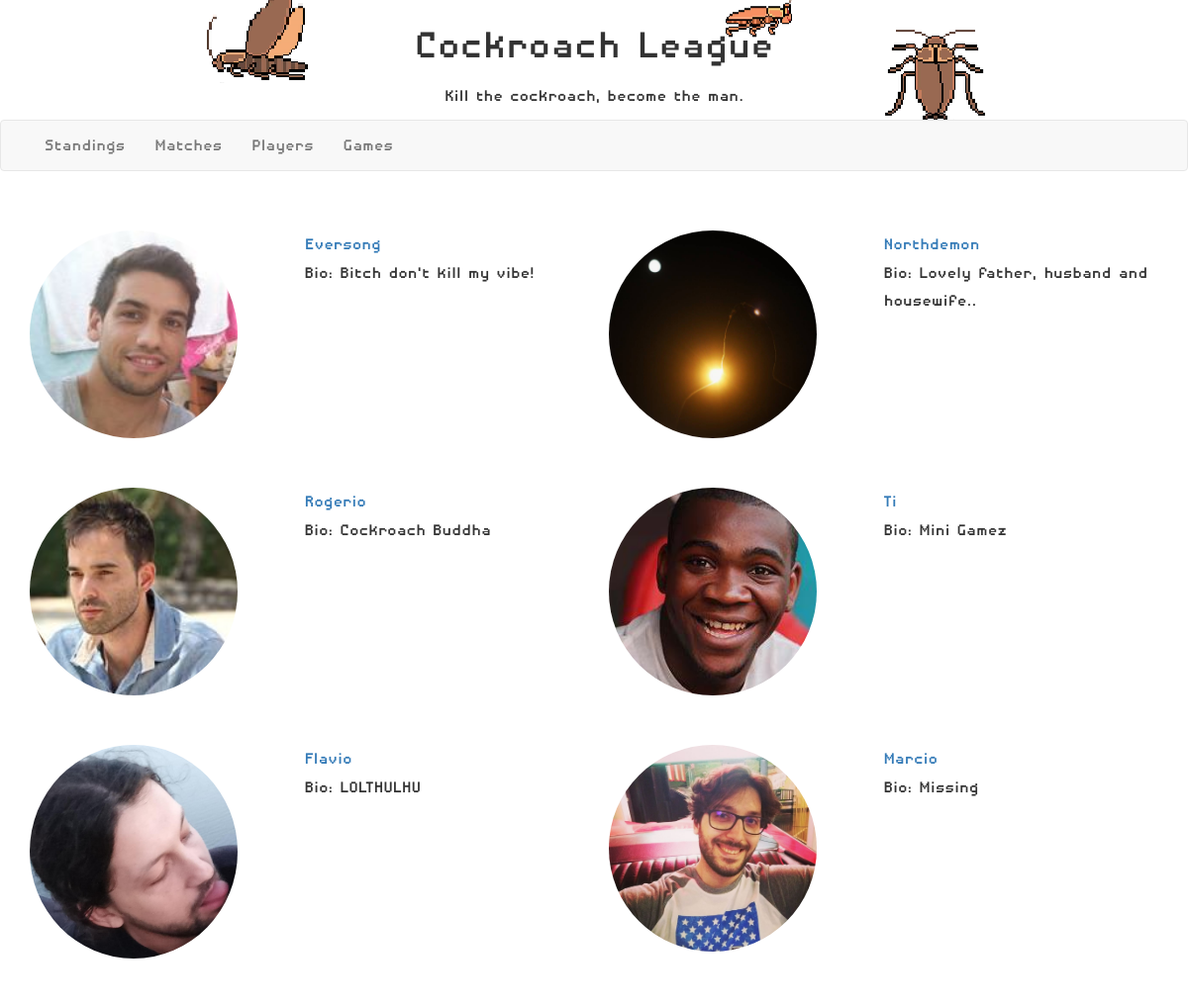
/rankings/players, run on the app's committed database.
### rankings/models.py (models this page shows, shortened)
class Player(models.Model):
    player_nickname = models.CharField(max_length=15, primary_key=True, null=False)
    player_first_name = models.CharField(max_length=15, null=False)
    player_last_name = models.CharField(max_length=15, null=False)
    player_photo = models.ImageField()
    player_bio = models.TextField(null=True, blank=True)

### rankings/views.py (the view)
# urls.py: path('players', views.players, name='players'),
def players(request):
    players = Player.objects.filter()
    players_rows = split_list_columns(players, 2)
    context = {
        'players': players_rows,
    }
    return render(request, 'players.html', context=context)

### rankings/views.py (called while the page is built)
def split_list_columns(l, num_column):
    l_rows = []
    row = []
    elem_count = 0
    for e in l:
        if elem_count < num_column:
            row.append(e)
            elem_count += 1
        else:
            l_rows.append(row)
            row = [e]
            elem_count = 1
    l_rows.append(row)
    return l_rows

### templates/players.html
{% extends "base_generic.html" %}
{% block content %}
    <div class="container" style="margin-top: 5%">
    {% for players_row in players %}
        <div class="row" style="margin-bottom: 25px">
        {% for player in players_row %}
            <div class="col-md-6 col-xs-12">
                <div class="row" style="margin-bottom: 25px">
                    <div class="col-md-6 col-xs-6">
                        <img class="img img-circle" src="{{ MEDIA_URL }}{{ player.player_photo.url }}">
                    </div>
                    <div class="col-md-6 col-xs-6">
                        <div class="row">
                            <a href="{% url 'player' player.player_nickname  %}">{{ player.player_nickname }}</a>
                        </div>
                        <div class="row">
                            Bio: {{ player.player_bio }}
                        </div>
                    </div>
                </div>
            </div>
        {% endfor %}
        </div>
    {% endfor %}
    </div>
{% endblock %}

### rankings/static/css/styles.css (style rules this page uses)
.body { font-family: "Disposable Droid"; font-size: 20px; }
.img-circle { border-radius: 60%; width: 80%; }

### data on the page
Player: player_photo (picture), player_nickname "Eversong", player_bio "Bitch don't kill my vibe!"
Player: player_photo (picture), player_nickname "Northdemon", player_bio "Lovely father, husband and housewife.."
Player: player_photo (picture), player_nickname "Rogerio", player_bio "Cockroach Buddha"
Player: player_photo (picture), player_nickname "Ti", player_bio "Mini Gamez"
Player: player_photo (picture), player_nickname "Flavio", player_bio "LOLTHULHU"
Player: player_photo (picture), player_nickname "Marcio", player_bio "Missing"
